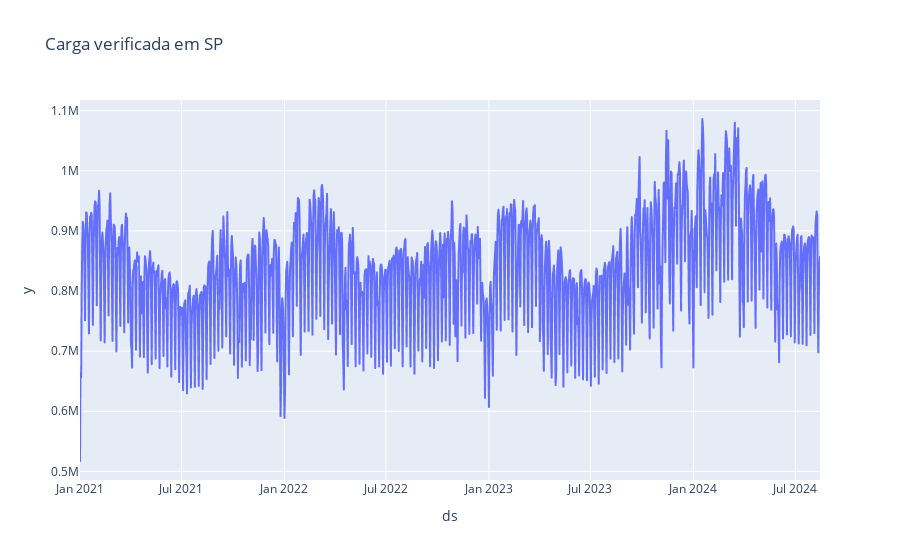

Notebook source saved alongside this figure:
### Markdown cell above
## Validation

### Code cell
data.plot(x='ds', y='y', title='Carga verificada em SP')

### Figure 1 — Plotly figure (JSON) as saved in the notebook; plotly's stock layout.template omitted (floating-point values rounded to 4 significant figures; data arrays with more than 128 entries replaced by an {"elided": "..."} marker saying what was removed)
{"data": [{"hovertemplate": "ds=%{x}<br>y=%{y}<extra></extra>", "legendgroup": "", "line": {"color": "#636efa", "dash": "solid"}, "marker": {"symbol": "circle"}, "mode": "lines", "name": "", "showlegend": false, "type": "scattergl", "x": {"elided": "1322 str values"}, "xaxis": "x", "y": {"elided": "1322 float values"}, "yaxis": "y"}], "layout": {"legend": {"tracegroupgap": 0}, "title": {"text": "Carga verificada em SP"}, "xaxis": {"anchor": "y", "domain": [0, 1], "title": {"text": "ds"}}, "yaxis": {"anchor": "x", "domain": [0, 1], "title": {"text": "y"}}}}
